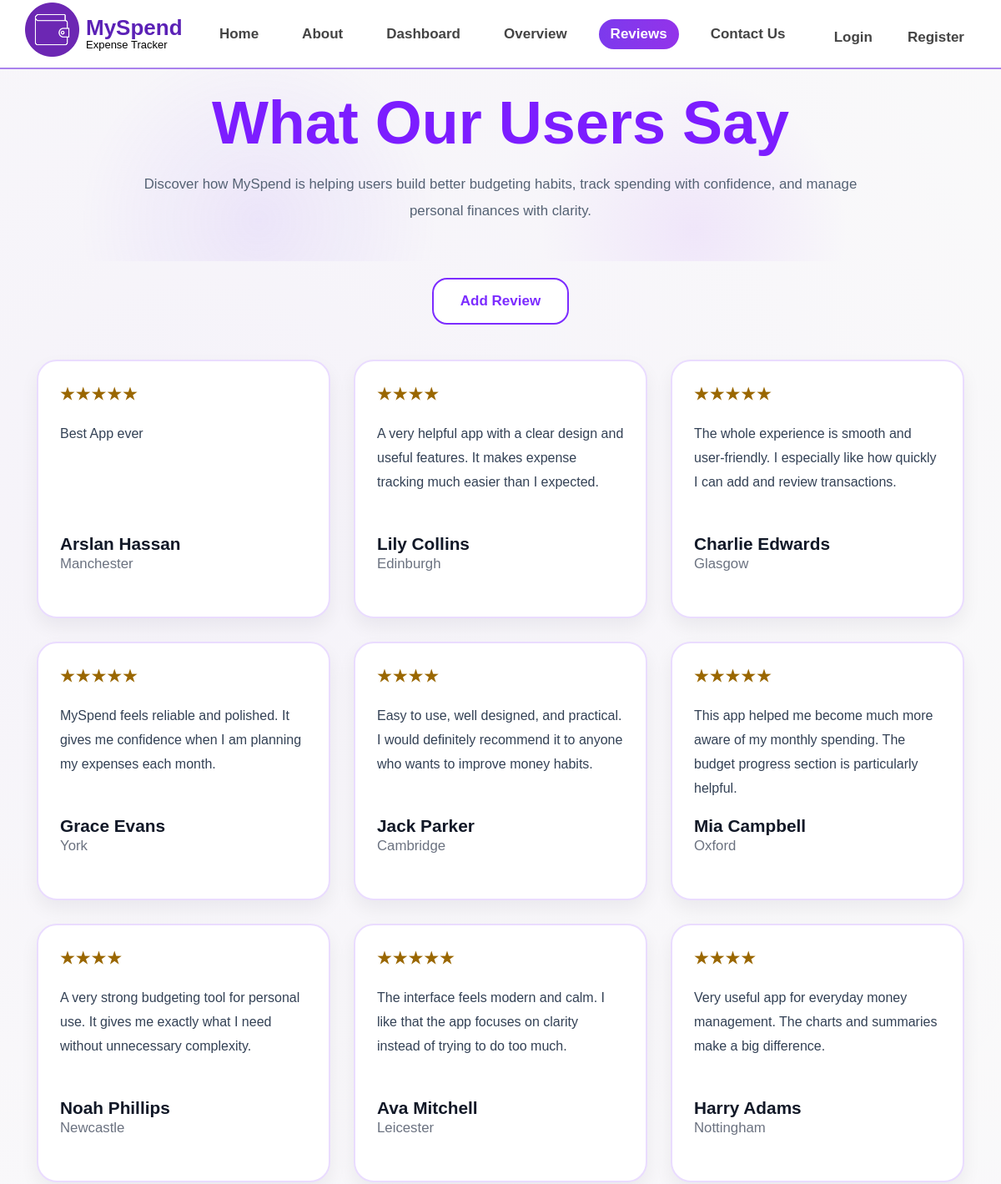
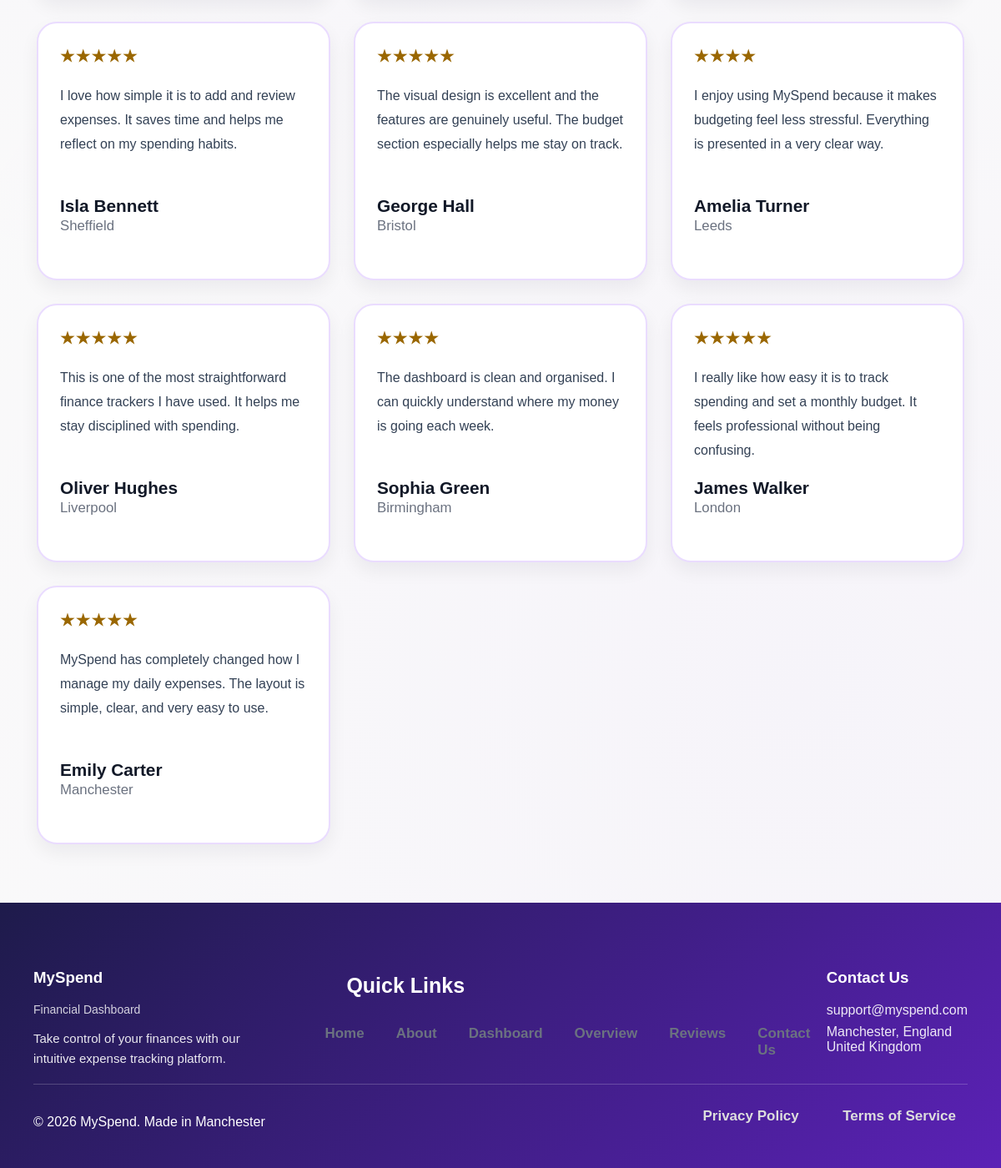
The app's page /reviews with its own data (2 pictures, top to bottom).
### tables this page shows
CREATE TABLE reviews (
        review_id INTEGER PRIMARY KEY AUTOINCREMENT,
        user_id INTEGER UNIQUE,
        reviewer_name TEXT NOT NULL,
        location TEXT NOT NULL,
        rating INTEGER NOT NULL,
        review_text TEXT NOT NULL,
        FOREIGN KEY (user_id) REFERENCES users(user_id)
    );

### tracker/routes/reviews.py (the view)
@main.route("/reviews")
def reviews() -> str:
    conn = get_db_connection()
    cursor = conn.cursor()
    reviews = cursor.execute("""
        SELECT reviewer_name, location, rating, review_text
        FROM reviews
        ORDER BY review_id DESC
    """).fetchall()
    conn.close()
    return render_template("reviews.html", reviews=reviews)

### tracker/models.py (called while the page is built)
def get_db_connection() -> sqlite3.Connection:
    connection = sqlite3.connect("myspend.db")
    connection.row_factory = sqlite3.Row
    connection.execute("PRAGMA foreign_keys = ON")
    return connection

### tracker/templates/reviews.html (shortened to what this page needs)
{% extends "base.html" %}
{% block css %}
<link rel="stylesheet" href="{{ url_for('static', filename='css/about.css') }}">
<link rel="stylesheet" href="{{ url_for('static', filename='css/reviews.css') }}">
{% endblock %}
{% block content %}
<section class="reviews-page">
    <section class="about-hero">
        <h2 id="reviews-title">What Our Users Say</h2>
        <p class="about-hero-text">
            Discover how MySpend is helping users build better budgeting habits,
            track spending with confidence, and manage personal finances with clarity.
        </p>
    </section>
    <section class="reviews-action">
        <a href="{{ url_for('main.add_review') }}" class="reviews-add-button">Add Review</a>
    </section>
    <section class="reviews-grid">
        {% for review in reviews %}
        <article class="review-card">
            <p class="review-card-rating">
                {% for _ in range(review.rating) %}★{% endfor %}
            </p>
            <p class="review-card-text">
                {{ review.review_text }}
            </p>
            <footer class="review-card-footer">
                <h3>{{ review.reviewer_name }}</h3>
                <p class="review-card-location">{{ review.location }}</p>
            </footer>
        </article>
        {% endfor %}
    </section>
</section>
{% endblock %}

### tracker/templates/base.html (shortened to what this page needs)
<!DOCTYPE html>
<html lang="en">
    <head>
        <link rel="stylesheet" href="{{ url_for('static', filename='css/style.css') }}">
        {% block css %}{% endblock %}
    </head>
    <body data-open-modal="{{ open_modal or '' }}">
        <header>
            <nav>
                <section class="nav-left">
                    <img src="{{ url_for('static', filename='images/logo.png') }}" alt="MySpend logo">
                    <section>
                        <p class="brand-title">MySpend</p>
                        <small class="tagline">Expense Tracker</small>
                    </section>
                </section>
                <ul id="nav-menu">
                    <li>
                        <a href="/" class="{% if request.path == '/' %}active{% endif %}">Home</a>
                    </li>
                    <li>
                        <a href="{{ url_for('main.about') }}" class="{% if request.path == '/about' %}active{% endif %}">About</a>
                    </li>
                    <li>
                        <a href="{{ url_for('main.dashboard') }}" class="{% if request.path == '/dashboard' %}active{% endif %}">Dashboard</a>
                    </li>
                    <li>
                        <a href="{{ url_for('main.overview') }}" class="{% if request.path == '/overview' %}active{% endif %}">Overview</a>
                    </li>
                    <li>
                        <a href="{{ url_for('main.reviews') }}" class="{% if request.path == '/reviews' %}active{% endif %}">Reviews</a>
                    </li>
                    <li>
                        <a href="{{ url_for('main.contact') }}" class="{% if request.path == '/contact' %}active{% endif %}">Contact Us</a>
                    </li>
                </ul>
                <section class="nav-right">
                    {% if session.get("user_id") %}
                    <span class="user">{{ session.get("name") }}</span>
                    <a href="/logout">Logout</a>
                    {% else %}
                    <a href="/login">Login</a>
                    <a href="/register">Register</a>
                    {% endif %}
                </section>
            </nav>
        </header>
        <main id="main-content">
            {% block content %}{% endblock %}
        </main>
<footer class="footer">
    <section class="footer-top">
        <section class="footer-col">
            <h3>MySpend</h3>
            <p class="sub">Financial Dashboard</p>
            <p class="desc">
                Take control of your finances with our intuitive expense tracking platform.
            </p>
        </section>
        <section class="footer-col">
            <section class="quick-links-block">
                <h3 class="quick-title">Quick Links</h3>
                <ul class="footer-links">
                    <li><a href="/">Home</a></li>
                    <li><a href="{{ url_for('main.about') }}">About</a></li>
                    <li><a href="{{ url_for('main.dashboard') }}">Dashboard</a></li>
                    <li><a href="{{ url_for('main.overview') }}">Overview</a></li>
                    <li><a href="{{ url_for('main.reviews') }}">Reviews</a></li>
                    <li><a href="{{ url_for('main.contact') }}">Contact Us</a></li>
                </ul>
            </section>
        </section>
        <section class="footer-col">
            <h3>Contact Us</h3>
            <p>support@myspend.com</p>
            <p>
                Manchester, England
                <br>
                United Kingdom
            </p>
        </section>
    </section>
    <section class="footer-bottom">
        <p>© 2026 MySpend. Made in Manchester</p>
        <section class="footer-policy">
            <a href="#">Privacy Policy</a>
            <a href="#">Terms of Service</a>
        </section>
    </section>
</footer>
    </body>
</html>

### tracker/static/css/style.css (style rules this page uses)
body { margin: 0; font-family: Arial, sans-serif; background-color: #fafafa; background-image: radial-gradient(circle at 20% 20%, rgba(124,58,237,0.04), transparent 50%), radial-gradient(circle at 80% 80%, rgba(124,58,237,0.03), transparent 50%); }
header { position: fixed; width: 100%; top: 0; background: white; box-shadow: 0 1px 0 rgba(0,0,0,0.04), 0 2px 0 rgba(124,58,237,0.6); transition: 0.3s; z-index: 1000; margin-bottom: -20px; }
nav { display: flex; align-items: center; justify-content: space-between; padding: 0px 30px; }
.nav-left { display: flex; align-items: center; gap: 8px; }
.nav-left img { width: 65px; }
.brand-title { margin: 0; margin-top: 40px; padding: 0; font-size: 26px; color: #5b21b6; line-height: 1; font-weight: 700; display: block; transform: translateY(-20px); }
.tagline { display: block; margin-top: -20px; font-size: 13px; color: black; }
ul { display: flex; list-style: none; gap: 24px; padding: 0; margin: 0; }
a { text-decoration: none; color: #444; font-weight: 600; padding: 8px 14px; border-radius: 20px; transition: 0.3s; cursor: pointer; font-size: 17px; }
.active { background: linear-gradient(90deg,#7c3aed,#9333ea); color: white; }
ul a { display: inline-block; transition: transform 0.4s ease; }
.nav-right { display: flex; align-items: center; gap: 14px; margin-top: 18px; }
main { margin-top: 90px; padding: 20px; }
.footer { background: linear-gradient(135deg, #1e1b4b, #5b21b6); color: white; padding: 60px 40px 30px; margin-top: -10px; }
.footer-top { display: flex; justify-content: space-between; gap: 60px; flex-wrap: wrap; margin-bottom: -30px; }
.footer-col { max-width: 300px; }
.footer-col .sub { margin: 5px 0 15px; font-size: 14px; opacity: 0.8; }
.footer-col .desc { font-size: 15px; line-height: 1.6; opacity: 0.9; }
.footer-col p { margin: 8px 0; opacity: 0.9; }
.footer-links { list-style: none; padding: 0; margin-right: 20px; gap: 40px; }
.footer-links li { margin-bottom: 10px; margin-right: -20px; margin-left: -10px; }
.footer-links a { color: #6b7280; text-decoration: none; display: inline-block; transition: all 0.5s ease; }
.quick-title { margin-left: 30px; font-size: 25px; }
.quick-links-block { margin-left: -130px; }
.footer-bottom { margin-top: 40px; padding-top: 20px; border-top: 1px solid rgba(255,255,255,0.2); display: flex; justify-content: space-between; flex-wrap: wrap; }
.footer-policy a { margin-left: 20px; color: #ddd; text-decoration: none; display: inline-block; transition: all 0.5s ease; }

### tracker/static/css/about.css (style rules this page uses)
header .nav-left, header .nav-left section, header .nav-right { position: relative; z-index: 1; margin-bottom: 20px; }
.about-hero { max-width: 1450px; margin: 0 auto; margin-top: -20px; padding: 2rem 1.5rem 2.8rem; text-align: center; background: radial-gradient(circle at 25% 80%, rgba(139, 92, 246, 0.10), transparent 24%), radial-gradient(circle at 70% 85%, rgba(168, 85, 247, 0.10), transparent 22%); }
.about-hero h2 { max-width: 980px; margin: 0 auto 1.2rem; font-size: clamp(2.6rem, 6vw, 5rem); line-height: 1.05; font-weight: 800; color: #7c1dff; }
.about-hero-text { max-width: 860px; margin: 0 auto; font-size: 1.05rem; line-height: 1.9; color: #556274; }

### records on screen
reviews: review_text "Best App ever", reviewer_name "Arslan Hassan", location "Manchester"
reviews: review_text "A very helpful app with a clear design and useful features. It makes expense tracking much easier than I expected.", reviewer_name "Lily Collins", location "Edinburgh"
reviews: review_text "The whole experience is smooth and user-friendly. I especially like how quickly I can add and review transactions.", reviewer_name "Charlie Edwards", location "Glasgow"
reviews: review_text "MySpend feels reliable and polished. It gives me confidence when I am planning my expenses each month.", reviewer_name "Grace Evans", location "York"
reviews: review_text "Easy to use, well designed, and practical. I would definitely recommend it to anyone who wants to improve money habits.", reviewer_name "Jack Parker", location "Cambridge"
reviews: review_text "This app helped me become much more aware of my monthly spending. The budget progress section is particularly helpful.", reviewer_name "Mia Campbell", location "Oxford"
reviews: review_text "A very strong budgeting tool for personal use. It gives me exactly what I need without unnecessary complexity.", reviewer_name "Noah Phillips", location "Newcastle"
reviews: review_text "The interface feels modern and calm. I like that the app focuses on clarity instead of trying to do too much.", reviewer_name "Ava Mitchell", location "Leicester"
reviews: review_text "Very useful app for everyday money management. The charts and summaries make a big difference.", reviewer_name "Harry Adams", location "Nottingham"
reviews: review_text "I love how simple it is to add and review expenses. It saves time and helps me reflect on my spending habits.", reviewer_name "Isla Bennett", location "Sheffield"
reviews: review_text "The visual design is excellent and the features are genuinely useful. The budget section especially helps me stay on track.", reviewer_name "George Hall", location "Bristol"
reviews: review_text "I enjoy using MySpend because it makes budgeting feel less stressful. Everything is presented in a very clear way.", reviewer_name "Amelia Turner", location "Leeds"
reviews: review_text "This is one of the most straightforward finance trackers I have used. It helps me stay disciplined with spending.", reviewer_name "Oliver Hughes", location "Liverpool"
reviews: review_text "The dashboard is clean and organised. I can quickly understand where my money is going each week.", reviewer_name "Sophia Green", location "Birmingham"
reviews: review_text "I really like how easy it is to track spending and set a monthly budget. It feels professional without being confusing.", reviewer_name "James Walker", location "London"
reviews: review_text "MySpend has completely changed how I manage my daily expenses. The layout is simple, clear, and very easy to use.", reviewer_name "Emily Carter", location "Manchester"
